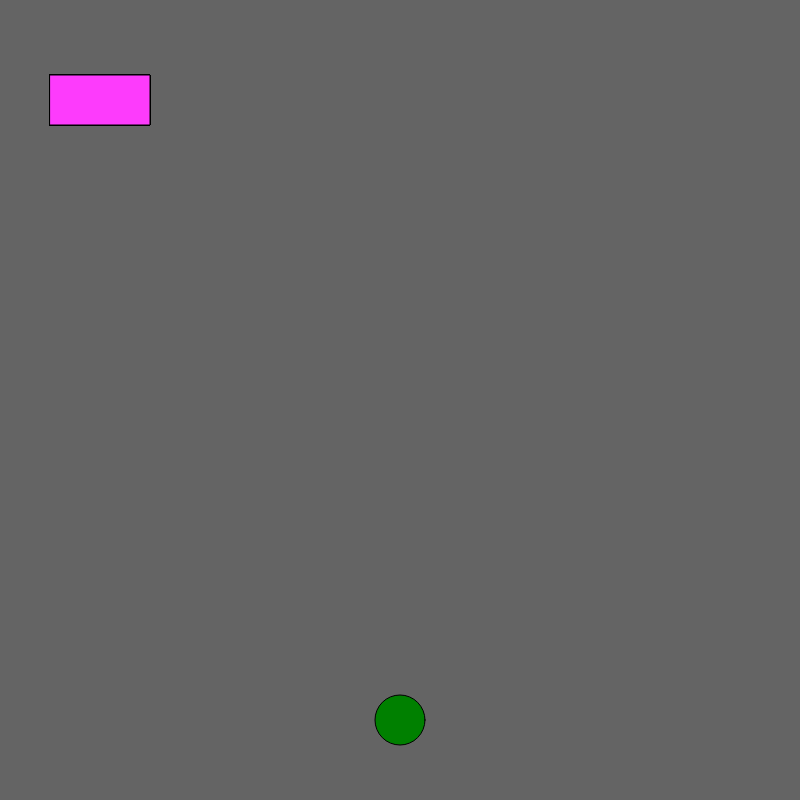
Frame 1 (no input)
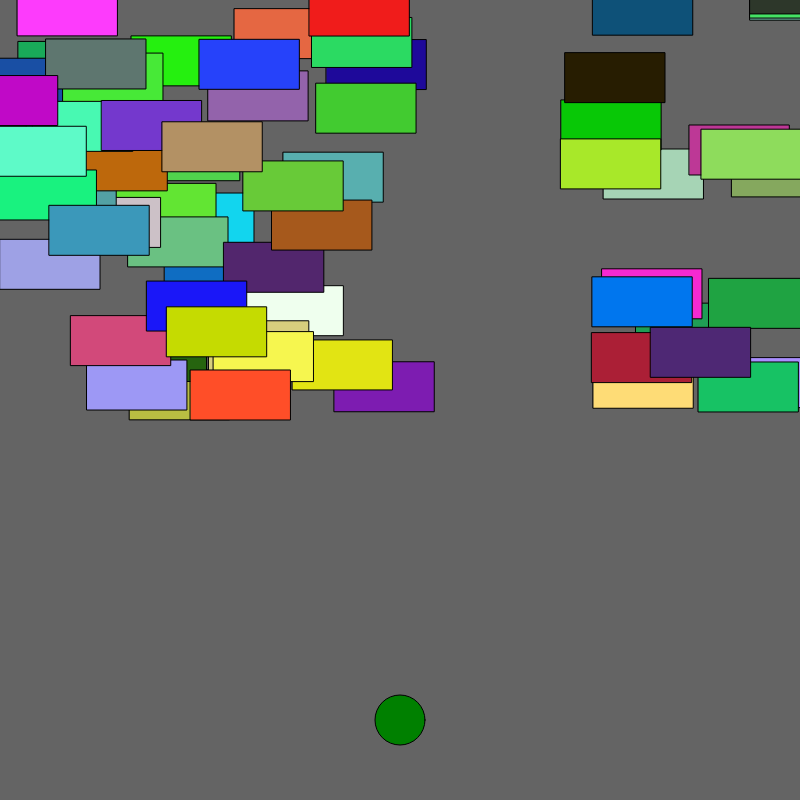
Frame 60 (no input)
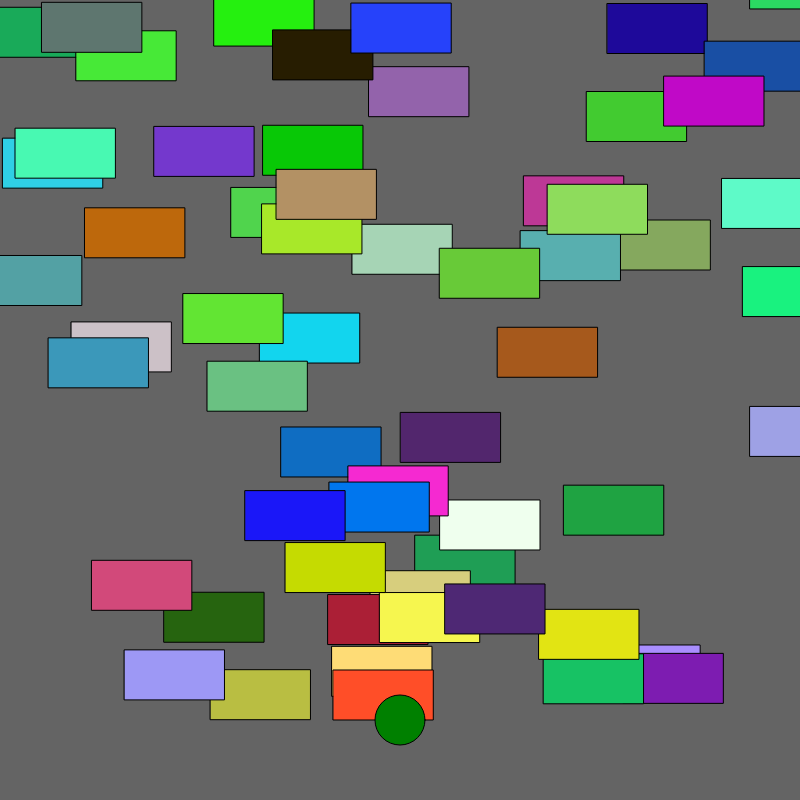
Frame 120 (the mouse pressed at the canvas centre since frame 60)

The p5.js sketch that drew these frames (run headless with seeded random() and noise() and a simulated clock; from frame 60 on, the mouse is pressed at the canvas centre):

// p5.js sketch
// ── sketch.js
var cars = [];
var frogPos;

function setup() {
  // put setup code here
  createCanvas(800, 800);
  rectMode(CENTER) ;
  for (var i = 0; i < 100; i++) {
  cars.push(new Car());
  }

  frogPos = createVector(width/2, height-80);
}

function draw() {
  // put drawing code here
  background(100);

  for (var i = 0; i < cars.length; i++) {
  cars[i].display();
  cars[i].drive();

  //collision detection
  if (cars[i].pos.dist(frogPos) < 20){
    cars.splice(i , 1);
    }
  }

//frog
fill('green');
ellipse(frogPos.x, frogPos.y, 50, 50);
check4Keys();

}

function Car() {
  //attributes
  this.pos = createVector(100, 100);
  this.v = createVector(random(-5, 5), random(-5, 5));
  this.r = random(255);
  this.g = random(255);
  this.b = random(255);

  //methods
  this.display = function() {
    fill(this.r, this.g, this.b);
    rect(this.pos.x, this.pos.y, 100, 50);
  }

  this.drive = function() {
    this.pos.add(this.v);
    if (this.pos.x > width) this.pos.x = 0;
    if (this.pos.x < 0) this.pos.x = width;
    if (this.pos.y > height) this.pos.y = 0;
    if (this.pos.y < 0) this.pos.x = height;

  }

}

function check4Keys(){
  if (keyIsDown(LEFT_ARROW)) frogPos.x = frogPos.x - 5;
  if (keyIsDown(RIGHT_ARROW)) frogPos.x = frogPos.x + 5;
  if (keyIsDown(UP_ARROW)) frogPos.y = frogPos.y - 5;
  if (keyIsDown(DOWN_ARROW)) frogPos.y = frogPos.y + 5;

}
